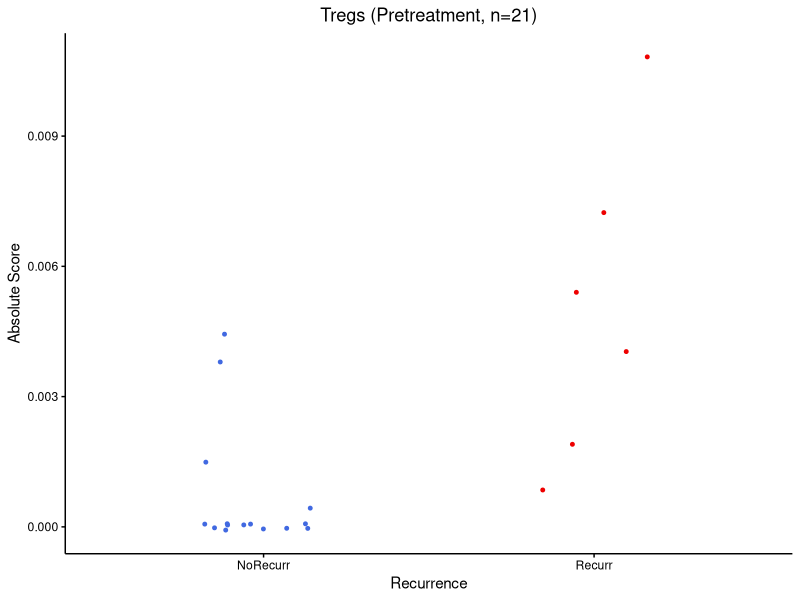
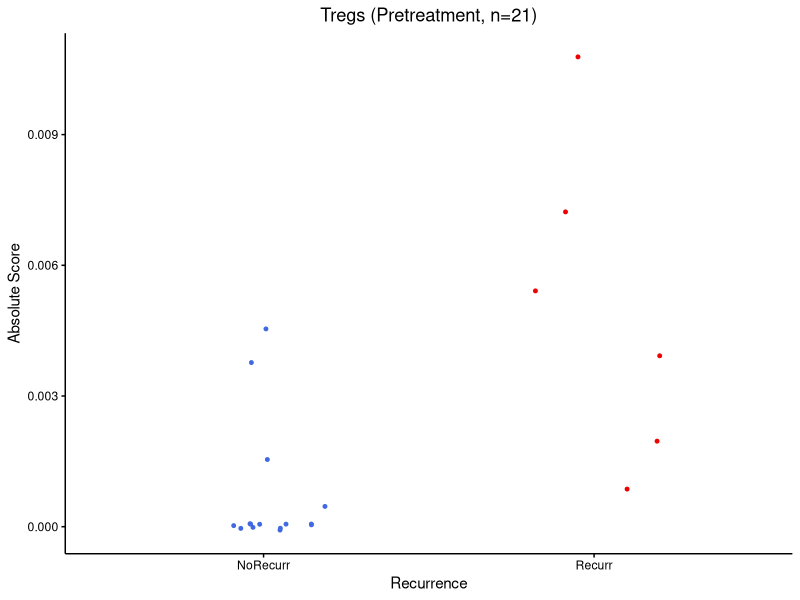

The R script that drew these images, in order:
library(ggplot2)

data <- read.delim('../data/Figure 6B input.txt', header = TRUE, sep = '\t', row.names = 1, check.names = FALSE)
head(data)

pval <- t.test(subset(data$Tregs, data$Recurrence == 'Recurr'), subset(data$Tregs, data$Recurrence == 'NoRecurr'))$p.value

data$Recurrence <- factor(data$Recurrence, c('NoRecurr', 'Recurr'))

plt <- ggplot(data, aes(x = Recurrence, y = Tregs, col = Recurrence)) + 
  geom_jitter(width = 0.2, size = 1) + 
  scale_color_manual(values = c('royalblue', 'red2')) +
  theme_classic() + 
  theme(axis.text = element_text(colour = 'black'),
        axis.ticks = element_line(color = 'black'), 
        plot.title = element_text(hjust = 0.5), 
        legend.position = 'none') + 
  labs(title = 'Tregs (Pretreatment, n=21)', y = 'Absolute Score', x = 'Recurrence')
plt
ggsave('../results/Figure 6B input.pdf', plt, units = 'cm', width = 10, height = 6)

